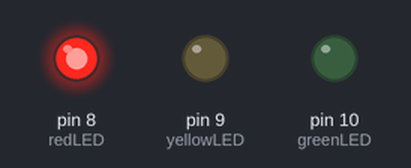
A sketch run on a simulated Arduino Uno, built with avr-gcc and run on an emulated ATmega328P. Parts: output pins drawn as LEDs (lit = HIGH).

Above: at 2.5 s.
At 6.0 s:
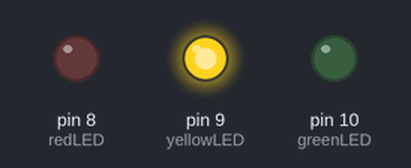
At 9.5 s:
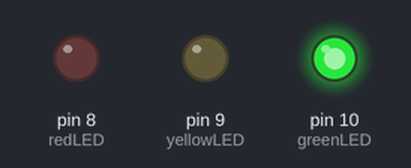
Timing chart, 0 to 15.6 s (numbered marks = the images above):
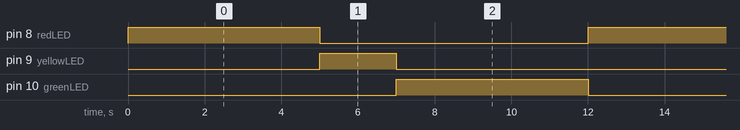

The sketch:

Traffic_light_system__2_.ino
```cpp
//Simple Traffic light systems
int redLED = 8;
int yellowLED = 9;
int greenLED = 10;

void setup() {
  pinMode(redLED, OUTPUT);
  pinMode(yellowLED, OUTPUT);
  pinMode(greenLED, OUTPUT);
}

void loop() {
  //Red Light ON
  digitalWrite(redLED, HIGH);
  digitalWrite(yellowLED, LOW);
  digitalWrite(greenLED, LOW);
  delay(5000); //5 seconds

  //yellow Light ON
  digitalWrite(redLED, LOW);
  digitalWrite(yellowLED, HIGH);
  digitalWrite(greenLED, LOW);
  delay(2000); //2 seconds

  //green Light ON
  digitalWrite(redLED, LOW);
  digitalWrite(yellowLED, LOW);
  digitalWrite(greenLED, HIGH);
  delay(5000); //5 seconds
}
```

Measured:
- by itself, pin 8 (redLED), pin 10 (greenLED): alternates HIGH for 5.0 s and LOW for 7.0 s
- by itself, pin 9 (yellowLED): alternates HIGH for 2.0 s and LOW for 10.0 s
- by itself, everything shown: repeats every 12.0 s, in 3 steps
